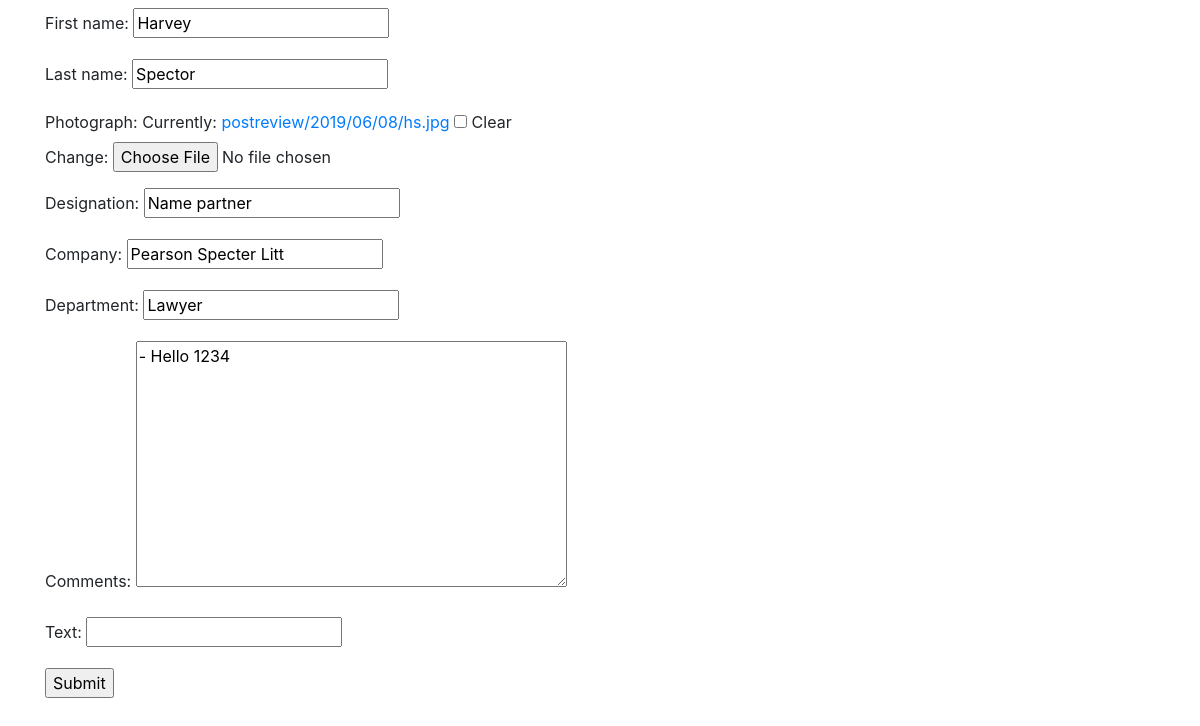
/postreview/1/update/, run on the app's committed database.
### postreview/models.py (models this page shows, shortened)
class Review(models.Model):
    first_name = models.CharField(max_length=255)
    last_name = models.CharField(max_length=255)
    photograph = models.ImageField(upload_to='postreview/%Y/%m/%d/', blank=True)
    designation = models.CharField(max_length=128)
    company = models.CharField(max_length=128)
    department = models.CharField(max_length=120)
    comments = models.TextField()

### postreview/views.py (the view)
# urls.py: path('<int:id>/update/', post_update_view, name='product-update'),
def post_update_view(request, id=id):
    obj = get_object_or_404(Review, id=id)
    form = reviewForm(request.POST or None, instance=obj)
    if form.is_valid():
        form.save()
    context = {
        'form': form
    }
    return render(request, "postreview/review_create.html", context)

### postreview/forms.py
class reviewForm(forms.ModelForm):
    text = forms.CharField()
    class Meta:
        model = Review
        fields = [
            "first_name",
            "last_name",
            "photograph",
            "designation",
            "company",
            "department",
            "comments"
        ]

### templates/postreview/review_create.html (shortened to what this page needs)
{% extends 'base.html' %}
{% block content %}
<form method="POST">
  {{ form.as_p }}
  <input type="submit" value="Submit" />
</form>
{% endblock content %}

### data on the page
Review: first_name "Harvey", last_name "Spector", designation "Name partner", company "Pearson Specter Litt", department "Lawyer", comments "- Hello 1234"
